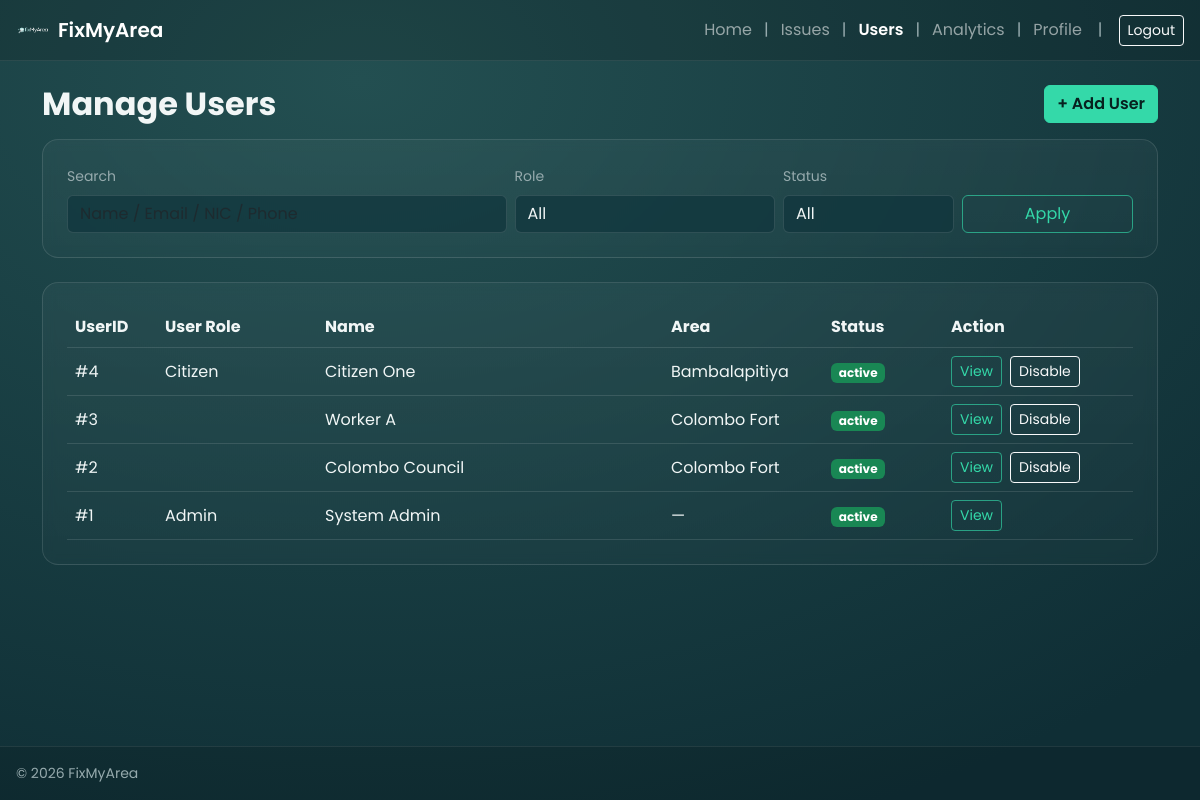
The page /admin/manage_users.php (signed in) on the database as committed earlier.
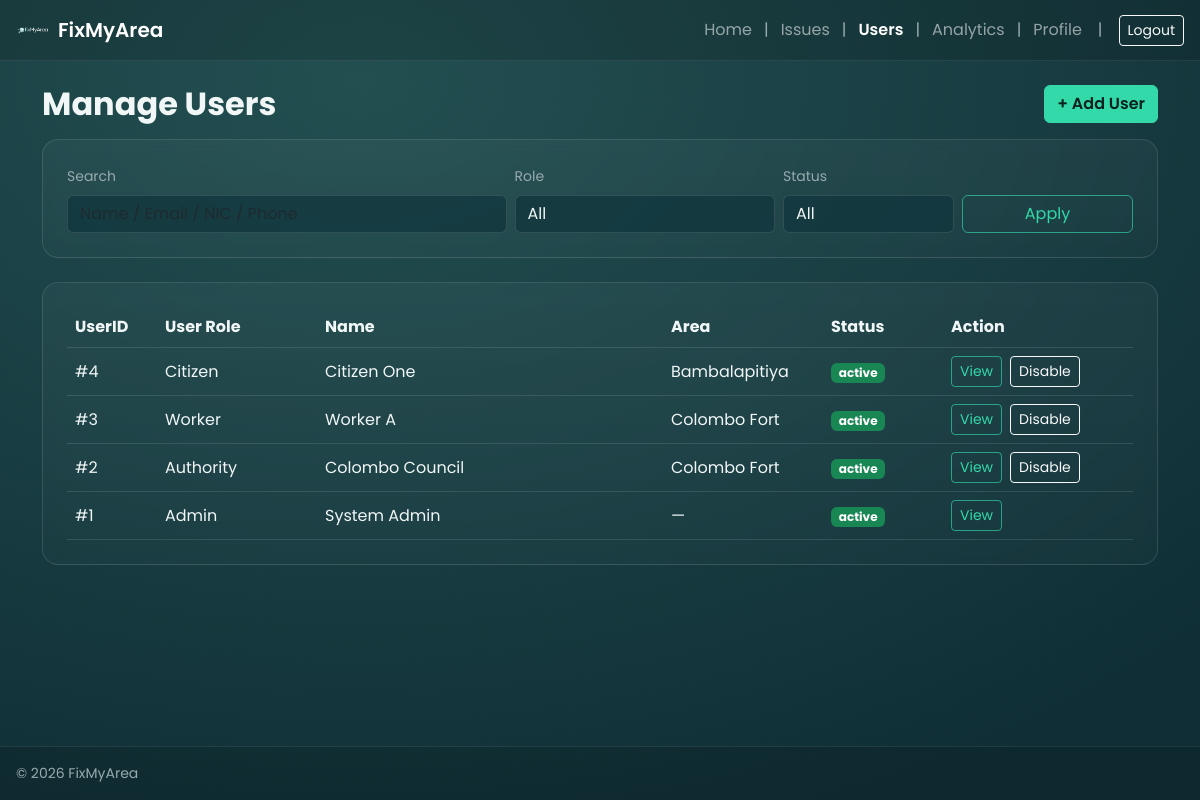
The same page on the database as committed later.
### tables this page shows
CREATE TABLE users (
  user_id INT AUTO_INCREMENT PRIMARY KEY,
  name VARCHAR(150) NOT NULL,
  email VARCHAR(190) NOT NULL UNIQUE,
  nic VARCHAR(20) NOT NULL UNIQUE,
  dob DATE NULL,
  phone VARCHAR(20) NULL,
  gender ENUM('male','female','other') NULL,
  address VARCHAR(255) NULL,

  area_id INT NULL,
  role ENUM('citizen','worker','authority','admin') NOT NULL DEFAULT 'citizen',
  password_hash VARCHAR(255) NOT NULL,

  status ENUM('active','inactive') NOT NULL DEFAULT 'active',
  created_at TIMESTAMP NOT NULL DEFAULT CURRENT_TIMESTAMP,

  CONSTRAINT fk_users_area
    FOREIGN KEY (area_id) REFERENCES areas(area_id)
    ON UPDATE CASCADE
    ON DELETE SET NULL
);

CREATE TABLE areas (
  area_id INT AUTO_INCREMENT PRIMARY KEY,
  area_name VARCHAR(100) NOT NULL UNIQUE,
  created_at TIMESTAMP NOT NULL DEFAULT CURRENT_TIMESTAMP
);

### admin/manage_users.php (the view, shortened to what this page needs)
<?php
require_once __DIR__ . '/../includes/header.php';
require_once __DIR__ . '/../includes/navbar.php';
$q = trim((string)($_GET['q'] ?? ''));
$where = [];
$params = [];
$whereSql = $where ? ('WHERE ' . implode(' AND ', $where)) : '';
$st = $pdo->prepare("
  SELECT
    u.user_id, u.role, u.name, u.email, u.phone, u.nic, u.status,
    a.area_name
  FROM users u
  LEFT JOIN areas a ON a.area_id = u.area_id
  $whereSql
  ORDER BY u.user_id DESC
  LIMIT 200
");
$st->execute($params);
$users = $st->fetchAll(PDO::FETCH_ASSOC);
function h(?string $s): string { return htmlspecialchars((string)$s, ENT_QUOTES, 'UTF-8'); }
function normalizeRole(string $r): string {
    $r = strtolower(trim($r));
    return $r;
}
?>
<div class="container py-4 app-container">
  <div class="d-flex flex-column flex-md-row justify-content-between align-items-start align-items-md-center gap-2 mb-3">
    <h2 class="fw-bold mb-0">Manage Users</h2>
    <a class="btn btn-brand" href="<?= BASE_URL ?>/admin/add_user.php">+ Add User</a>
  </div>
  <div class="card-dark p-3 p-md-4 mb-4">
    <form class="row g-2 align-items-end" method="GET">
      <div class="col-12 col-md-5">
        <label class="form-label text-muted small">Search</label>
        <input class="form-control" name="q" value="<?= h($q) ?>" placeholder="Name / Email / NIC / Phone">
      </div>
      <div class="col-6 col-md-3">
        <label class="form-label text-muted small">Role</label>
        <select class="form-select" name="role">
          <option value="">All</option>
        </select>
      </div>
      <div class="col-6 col-md-2">
        <label class="form-label text-muted small">Status</label>
        <select class="form-select" name="status">
          <option value="">All</option>
        </select>
      </div>
      <div class="col-12 col-md-2 d-grid">
        <button class="btn btn-outline-brand" type="submit">Apply</button>
      </div>
    </form>
  </div>
  <div class="card-dark p-3 p-md-4">
    <?php if (empty($users)): ?>
      <div class="text-muted">No users found.</div>
    <?php else: ?>
      <div class="table-responsive d-none d-md-block">
        <table class="table table-dark-custom align-middle mb-0">
          <thead>
            <tr>
              <th style="width:90px;">UserID</th>
              <th style="width:160px;">User Role</th>
              <th>Name</th>
              <th style="width:160px;">Area</th>
              <th style="width:120px;">Status</th>
              <th style="width:190px;">Action</th>
            </tr>
          </thead>
          <tbody>
            <?php foreach ($users as $u): ?>
              <?php
                $stTxt = strtolower((string)$u['status']);
                $badge = $stTxt === 'active' ? 'bg-success' : 'bg-secondary';
              ?>
              <tr>
                <td>#<?= (int)$u['user_id'] ?></td>
                <td><?= h(ucwords(str_replace('_',' ', normalizeRole((string)$u['role'])))) ?></td>
                <td><?= h((string)$u['name']) ?></td>
                <td><?= h((string)($u['area_name'] ?? '—')) ?></td>
                <td><span class="badge <?= $badge ?>"><?= h($stTxt) ?></span></td>
                <td>
                  <div class="d-flex gap-2 flex-wrap">
                    <a class="btn btn-sm btn-outline-brand"
                       href="<?= BASE_URL ?>/admin/view_user.php?user_id=<?= (int)$u['user_id'] ?>">View</a>
                    <?php if ((string)$u['role'] !== 'admin'): ?>
                      <form method="POST" action="<?= BASE_URL ?>/actions/admin_toggle_user.php" class="m-0">
                        <button class="btn btn-sm btn-outline-light" type="submit">
                          <?= $stTxt === 'active' ? 'Disable' : 'Enable' ?>
                        </button>
                      </form>
                    <?php endif; ?>
                  </div>
                </td>
              </tr>
            <?php endforeach; ?>
          </tbody>
        </table>
      </div>
    <?php endif; ?>
  </div>
</div>
<?php require_once __DIR__ . '/../includes/footer_internal.php'; ?>

### includes/header.php (shortened to what this page needs)
<!DOCTYPE html>
<html lang="en">
<head>
  <link href="https://cdn.jsdelivr.net/npm/bootstrap@5.3.3/dist/css/bootstrap.min.css" rel="stylesheet">
  <link href="https://cdn.jsdelivr.net/npm/bootstrap-icons@1.11.3/font/bootstrap-icons.min.css" rel="stylesheet">
  <link rel="stylesheet" href="<?= BASE_URL ?>/public/assets/css/theme.css">
</head>
<body class="d-flex flex-column min-vh-100">

### includes/navbar.php (shortened to what this page needs)
<?php
$isLoggedIn = !empty($_SESSION['user_id']);
$roleRaw = (string)($_SESSION['role'] ?? 'guest');
$role = strtolower(trim($roleRaw));
function nav_active(string $needle): string {
    $uri = $_SERVER['REQUEST_URI'] ?? '';
    return (strpos($uri, $needle) !== false) ? 'active fw-semibold' : '';
}
$homeLink = BASE_URL . '/auth/login.php';
if ($role === 'admin')     $homeLink = BASE_URL . '/admin/home.php';
$menus = [
    'citizen' => [
        ['Home', 'citizen/home.php'],
        ['Report an Issue', 'citizen/report_issue.php'],
        ['Track Issue', 'citizen/track_issue.php'],
        ['Community', 'citizen/community.php'],
        ['Profile', 'citizen/profile.php'],
    ],
    'worker' => [
        ['Home', 'worker/home.php'],
        ['Assigned Issues', 'worker/assigned_issues.php'],
        ['Community', 'worker/community.php'],
        ['Profile', 'worker/profile.php'],
    ],
    'authority' => [
        ['Home', 'authority/home.php'],
        ['Area Issues', 'authority/area_issues.php'],
        ['Manage Users', 'authority/manage_users.php'],
        ['Community', 'authority/community.php'],
        ['Profile', 'authority/profile.php'],
    ],
    'admin' => [
        ['Home', 'admin/home.php'],
        ['Issues', 'admin/manage_issues.php'],
        ['Users', 'admin/manage_users.php'],
        ['Analytics', 'admin/analytics.php'],
        ['Profile', 'admin/profile.php'],
    ],
];
?>
<nav class="navbar navbar-expand-lg navbar-dark"
     style="background: rgba(0,0,0,0.15); border-bottom: 1px solid rgba(255,255,255,0.08);">
  <div class="container-fluid px-3">
    <a class="navbar-brand d-flex align-items-center gap-2" href="<?= $homeLink ?>">
      <img src="<?= BASE_URL ?>/public/assets/img/logo1.png"
           alt="FixMyArea"
           style="width:34px;height:34px;object-fit:contain;"
           onerror="this.style.display='none'">
      <span class="fw-semibold">FixMyArea</span>
    </a>
    <div class="collapse navbar-collapse" id="mainNavbar">
      <ul class="navbar-nav ms-auto align-items-lg-center">
        <?php if (!$isLoggedIn): ?>
          <li class="nav-item"><a class="nav-link <?= nav_active('/auth/login.php') ?>" href="<?= BASE_URL ?>/auth/login.php">Login</a></li>
          <li class="nav-item"><a class="nav-link <?= nav_active('/auth/register.php') ?>" href="<?= BASE_URL ?>/auth/register.php">Register</a></li>
        <?php else: ?>
          <?php $i = 0; foreach (($menus[$role] ?? []) as [$label, $path]): ?>
  <?php if ($i > 0): ?>
    <li class="nav-item d-none d-lg-flex align-items-center px-1 text-muted">|</li>
  <?php endif; ?>
  <li class="nav-item">
    <a class="nav-link <?= nav_active('/' . $path) ?>" href="<?= BASE_URL . '/' . $path ?>">
      <?= htmlspecialchars($label) ?>
    </a>
  </li>
<?php $i++; endforeach; ?>
          <li class="nav-item d-none d-lg-flex align-items-center px-2 text-muted">|</li>
          <li class="nav-item d-flex align-items-center gap-2 ms-lg-2 mt-2 mt-lg-0">
            <a class="btn btn-sm btn-outline-light" href="<?= BASE_URL ?>/auth/logout.php">Logout</a>
          </li>
        <?php endif; ?>
      </ul>
    </div>
  </div>
</nav>

### includes/footer_internal.php (shortened to what this page needs)
<footer class="mt-auto" style="border-top: 1px solid rgba(255,255,255,0.08); background: rgba(0,0,0,0.12);">
  <div class="container-fluid px-3 py-3 d-flex flex-column flex-md-row align-items-center justify-content-between gap-2">
    <div class="small text-muted">© <?= date('Y') ?> FixMyArea</div>
  </div>
</footer>
</body>
</html>

### public/assets/css/theme.css (style rules this page uses)
html, body { height:100%; margin:0; }
body { min-height:100vh; display:flex; flex-direction:column; font-family: "Poppins", system-ui, -apple-system, Segoe UI, Roboto, Arial, sans-serif; background: radial-gradient(1200px 800px at 30% 10%, var(--brand-700), var(--bg)); color: var(--text-100); }
.app-container { flex:1; }
footer { flex-shrink:0; }
:root { --brand-900:#12363D; --brand-800:#173C45; --brand-700:#234F51; --accent-500:#34D9A9; --accent-600:#34AB90; --text-100:#F1F6F6; --text-300:#B3D8D6; --muted-400:#96AAAD; --muted-600:#4F696E; --bg:#0F2E35; --card:#0F343B; --border:rgba(241,246,246,0.12); --radius:16px; }
.card-dark { background: linear-gradient(180deg, rgba(255,255,255,0.04), rgba(255,255,255,0.02)); border: 1px solid var(--border); border-radius: var(--radius); backdrop-filter: blur(6px); }
.form-control, .form-select { background: rgba(15,52,59,0.65); border: 1px solid var(--border); color: var(--text-100); }
.form-label { color: var(--muted-400); }
.text-muted { color: var(--muted-400) !important; }
.btn-brand { background: var(--accent-500); border-color: var(--accent-500); color: #07211F; font-weight: 600; }
.btn-outline-brand { border: 1px solid rgba(52,217,169,0.65); color: var(--accent-500); }
a { color: var(--accent-500); }
.table-dark-custom { --bs-table-bg: transparent; --bs-table-color: var(--text-100); border-color: var(--border); }
.table-dark-custom th, .table-dark-custom td { border-color: var(--border); }

### includes/header.php (style rules this page uses)
body { font-family: "Poppins", sans-serif; }

Rows that differ between the two databases and show on the page:
changed users "Worker A": role (not shown) → "Worker"
changed users "Colombo Council": role (not shown) → "Authority"
